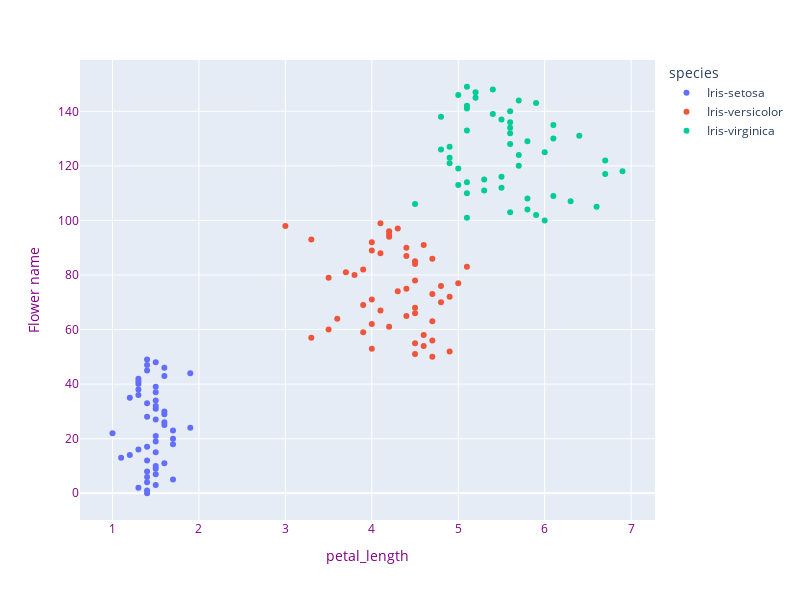

Here is the notebook cell this chart was saved with:
### Code cell
fig = px.scatter(data_frame=data,x="petal_length",color="species")
fig.update_layout(width=800,height=600,
                  xaxis=dict(title="petal_length",color="purple"),
                  yaxis=dict(title="Flower name",color="purple"))
fig.show()

### Figure 1 — Plotly figure (JSON) as saved in the notebook; plotly's stock layout.template omitted (floating-point values rounded to 4 significant figures)
{"data": [{"hovertemplate": "species=Iris-setosa<br>petal_length=%{x}<br>index=%{y}<extra></extra>", "legendgroup": "Iris-setosa", "marker": {"color": "#636efa", "symbol": "circle"}, "mode": "markers", "name": "Iris-setosa", "orientation": "h", "showlegend": true, "type": "scatter", "x": [1.4, 1.4, 1.3, 1.5, 1.4, 1.7, 1.4, 1.5, 1.4, 1.5, 1.5, 1.6, 1.4, 1.1, 1.2, 1.5, 1.3, 1.4, 1.7, 1.5, 1.7, 1.5, 1, 1.7, 1.9, 1.6, 1.6, 1.5, 1.4, 1.6, 1.6, 1.5, 1.5, 1.4, 1.5, 1.2, 1.3, 1.5, 1.3, 1.5, 1.3, 1.3, 1.3, 1.6, 1.9, 1.4, 1.6, 1.4, 1.5, 1.4], "xaxis": "x", "y": [0, 1, 2, 3, 4, 5, 6, 7, 8, 9, 10, 11, 12, 13, 14, 15, 16, 17, 18, 19, 20, 21, 22, 23, 24, 25, 26, 27, 28, 29, 30, 31, 32, 33, 34, 35, 36, 37, 38, 39, 40, 41, 42, 43, 44, 45, 46, 47, 48, 49], "yaxis": "y"}, {"hovertemplate": "species=Iris-versicolor<br>petal_length=%{x}<br>index=%{y}<extra></extra>", "legendgroup": "Iris-versicolor", "marker": {"color": "#EF553B", "symbol": "circle"}, "mode": "markers", "name": "Iris-versicolor", "orientation": "h", "showlegend": true, "type": "scatter", "x": [4.7, 4.5, 4.9, 4, 4.6, 4.5, 4.7, 3.3, 4.6, 3.9, 3.5, 4.2, 4, 4.7, 3.6, 4.4, 4.5, 4.1, 4.5, 3.9, 4.8, 4, 4.9, 4.7, 4.3, 4.4, 4.8, 5, 4.5, 3.5, 3.8, 3.7, 3.9, 5.1, 4.5, 4.5, 4.7, 4.4, 4.1, 4, 4.4, 4.6, 4, 3.3, 4.2, 4.2, 4.2, 4.3, 3, 4.1], "xaxis": "x", "y": [50, 51, 52, 53, 54, 55, 56, 57, 58, 59, 60, 61, 62, 63, 64, 65, 66, 67, 68, 69, 70, 71, 72, 73, 74, 75, 76, 77, 78, 79, 80, 81, 82, 83, 84, 85, 86, 87, 88, 89, 90, 91, 92, 93, 94, 95, 96, 97, 98, 99], "yaxis": "y"}, {"hovertemplate": "species=Iris-virginica<br>petal_length=%{x}<br>index=%{y}<extra></extra>", "legendgroup": "Iris-virginica", "marker": {"color": "#00cc96", "symbol": "circle"}, "mode": "markers", "name": "Iris-virginica", "orientation": "h", "showlegend": true, "type": "scatter", "x": [6, 5.1, 5.9, 5.6, 5.8, 6.6, 4.5, 6.3, 5.8, 6.1, 5.1, 5.3, 5.5, 5, 5.1, 5.3, 5.5, 6.7, 6.9, 5, 5.7, 4.9, 6.7, 4.9, 5.7, 6, 4.8, 4.9, 5.6, 5.8, 6.1, 6.4, 5.6, 5.1, 5.6, 6.1, 5.6, 5.5, 4.8, 5.4, 5.6, 5.1, 5.1, 5.9, 5.7, 5.2, 5, 5.2, 5.4, 5.1], "xaxis": "x", "y": [100, 101, 102, 103, 104, 105, 106, 107, 108, 109, 110, 111, 112, 113, 114, 115, 116, 117, 118, 119, 120, 121, 122, 123, 124, 125, 126, 127, 128, 129, 130, 131, 132, 133, 134, 135, 136, 137, 138, 139, 140, 141, 142, 143, 144, 145, 146, 147, 148, 149], "yaxis": "y"}], "layout": {"height": 600, "legend": {"title": {"text": "species"}, "tracegroupgap": 0}, "margin": {"t": 60}, "width": 800, "xaxis": {"anchor": "y", "autorange": true, "color": "purple", "domain": [0, 1], "range": [0.6244, 7.276], "title": {"text": "petal_length"}, "type": "linear"}, "yaxis": {"anchor": "x", "autorange": true, "color": "purple", "domain": [0, 1], "range": [-9.805, 158.8], "title": {"text": "Flower name"}, "type": "linear"}}}
